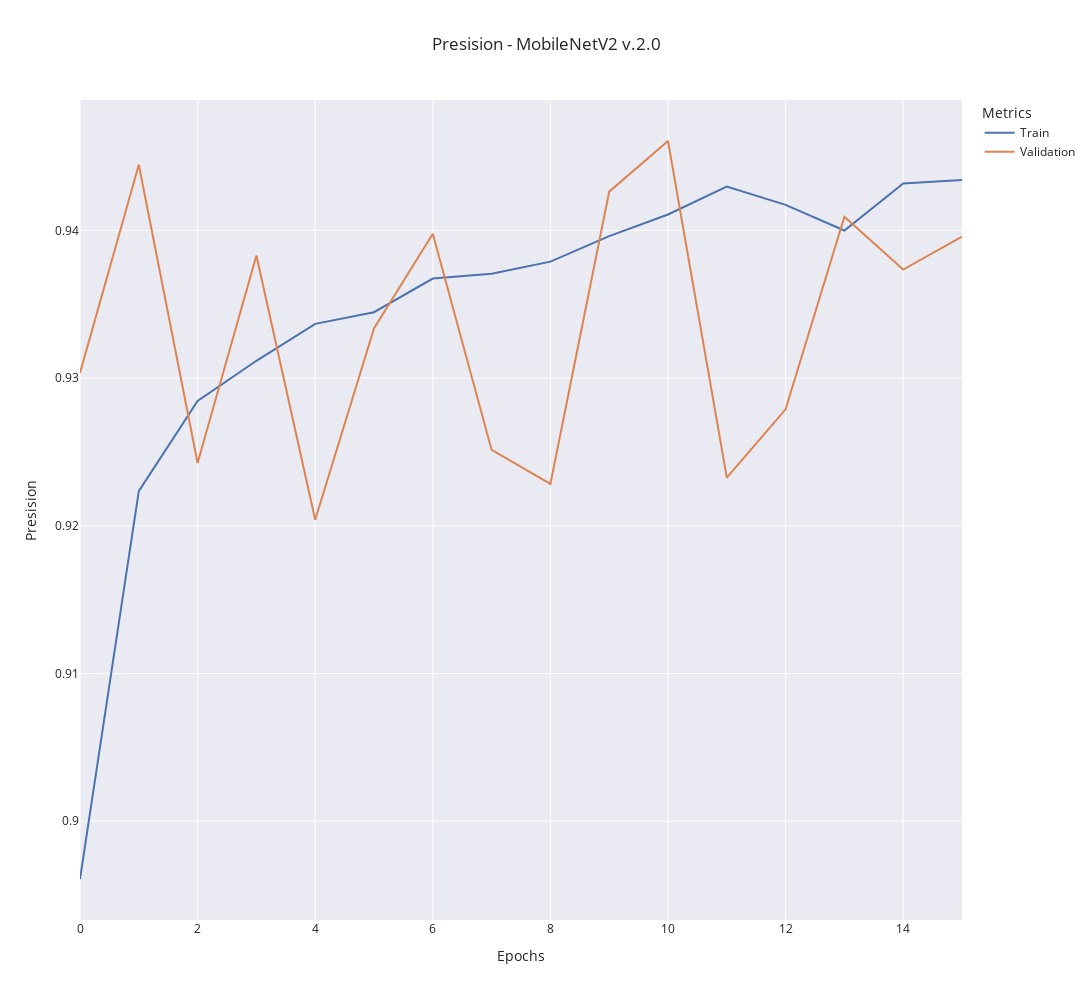

Notebook source saved alongside this figure:
### Code cell
window_size = 0
train_data = (
    moving_average(train_metrics["presision"], window_size)
    if window_size != 0
    else train_metrics["presision"]
)
validation_data = (
    moving_average(validation_metrics["val_presision"], window_size)
    if window_size != 0
    else validation_metrics["val_presision"]
)

fig = go.Figure()

fig.add_trace(
    go.Scatter(
        y=train_data,
        x=np.arange(len(train_data)),
        mode="lines",
        name="Train",
    )
)

fig.add_trace(
    go.Scatter(
        y=validation_data,
        x=np.arange(len(validation_data)),
        mode="lines",
        name="Validation",
    )
)

fig.update_layout(
    title=f"Presision - {model_name} {version}",
    xaxis_title="Epochs",
    yaxis_title="Presision",
    legend_title="Metrics",
    template="seaborn",
    width=1200,
    height=1000,
)

fig.show()

### Figure 1 — Plotly figure (JSON) as saved in the notebook; plotly's stock layout.template omitted (floating-point values rounded to 4 significant figures)
{"data": [{"mode": "lines", "name": "Train", "type": "scatter", "x": [0, 1, 2, 3, 4, 5, 6, 7, 8, 9, 10, 11, 12, 13, 14, 15], "y": [0.8961, 0.9224, 0.9285, 0.9312, 0.9337, 0.9345, 0.9367, 0.9371, 0.9379, 0.9396, 0.9411, 0.943, 0.9417, 0.94, 0.9432, 0.9434]}, {"mode": "lines", "name": "Validation", "type": "scatter", "x": [0, 1, 2, 3, 4, 5, 6, 7, 8, 9, 10, 11, 12, 13, 14, 15], "y": [0.9304, 0.9444, 0.9243, 0.9383, 0.9204, 0.9334, 0.9398, 0.9251, 0.9228, 0.9426, 0.9461, 0.9233, 0.9279, 0.9409, 0.9373, 0.9396]}], "layout": {"height": 1000, "legend": {"title": {"text": "Metrics"}}, "title": {"text": "Presision - MobileNetV2 v.2.0"}, "width": 1200, "xaxis": {"title": {"text": "Epochs"}}, "yaxis": {"title": {"text": "Presision"}}}}
